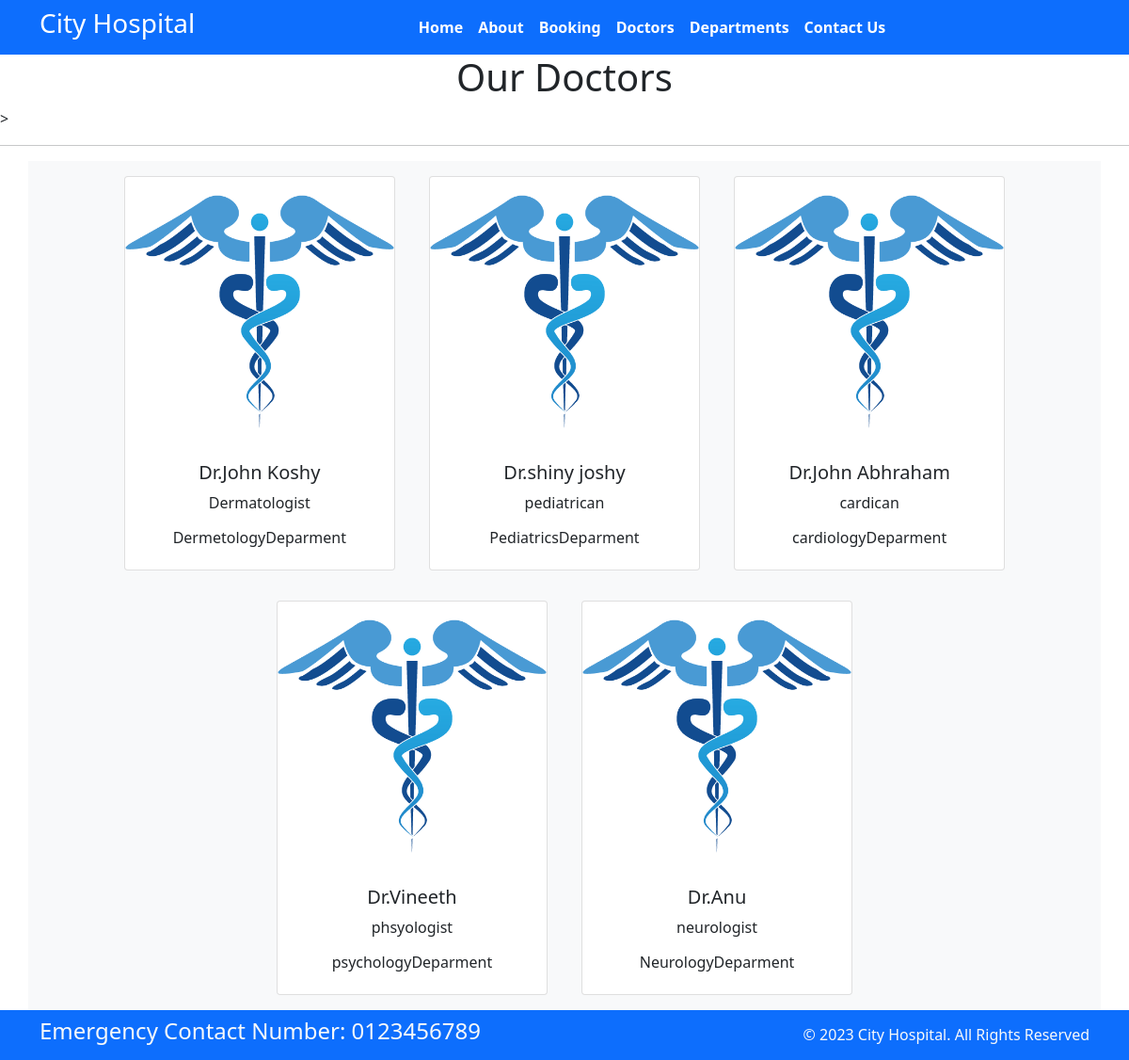
The app's page /doctors/ with its own data.
### hospitalapp/models.py (models this page shows, shortened)
class Doctors(models.Model):
    doct_name= models.CharField(max_length=200)
    doct_spec=models.CharField(max_length=200)
    dep_name=models.ForeignKey(Deparments,on_delete=models.CASCADE)
    doct_image=models.ImageField(upload_to='doctors')

class Deparments(models.Model):
    dep_name= models.CharField(max_length=100)
    dep_description=models.TextField()
    def __str__(self):
        return self.dep_name

### hospitalapp/views.py (the view)
# urls.py: path('doctors/',views.Doctorspage,name='doctors'),
def Doctorspage(request):
    dict_doc = {
        "doc":Doctors.objects.all()
    }
    return render(request,"doctors.html",dict_doc)

### templates/doctors.html (shortened to what this page needs)
{% extends 'base.html' %}
{%block content%}
<h1 class="container text-center ">Our Doctors</h1>>
<hr>
<div class="container text-center bg-light">
{% for d in doc%}
    <div class="card text-center mx-3 my-3" style="width: 18rem;display:inline-block">
  <img class="card-img-top" src="{{d.doct_image.url}}" alt="Card image cap">
  <div class="card-body">
    <h5 class="card-title">Dr.{{d.doct_name}}</h5>
    <p class="card-text">{{d.doct_spec}}</p>
      <h6>{{d.dep_name}}Deparment</h6>
  </div>
</div>
{%endfor%}
</div>
{%endblock%}

### templates/base.html (shortened to what this page needs)
{% load static %}
<!DOCTYPE html>
<html>
  <head>
    <link rel="stylesheet"
      href=" https://cdn.jsdelivr.net/npm/bootstrap@5.1.3/dist/css/bootstrap.min.css ">
    <link rel="stylesheet"
      href="https://use.fontawesome.com/releases/v5.2.0/css/all.css">
    <link rel="stylesheet"
      href="{% static '/css/style.css'%}">
  </head>
  <body>
    <nav class="navbar bg-primary navbar-expand-md ">
      <div class="container">
        <div class="col-2 text-left  pl-md-o">
          <h3 class="text-white"> City Hospital </h3>
        </div>
        <div
          class="collapse navbar-collapse justify-content-center col-md-8 navbar-collapse-3">
          <ul class="navbar-nav justify-content-center fw-bold">
            <li class="nav-item active">
              <a class="nav-link text-white" href="{% url 'home'%}">Home </a>
            </li>
            <li class="nav-item">
              <a class="nav-link text-white" href="{% url 'about'%}">About</a>
            </li>
            <li class="nav-item">
              <a class="nav-link text-white" href="{% url 'booking'%}">Booking</a>
            </li>
            <li class="nav-item">
              <a class="nav-link text-white" href="{% url 'doctors'%}">Doctors</a>
            </li>
			 <li class="nav-item">
              <a class="nav-link text-white" href="{% url 'department'%}">Departments</a>
            </li>
            <li class="nav-item">
              <a class="nav-link text-white" href="{% url 'contact'%}">Contact Us</a>
            </li>
          </ul>
        </div>
      </div>
    </nav>
{%block content%}{%endblock%}
    <section class="">
      <footer class="pt-2 pb-2  bg-primary text-light">
        <div class="container">
          <div class="row align-items-center">
            <div class="col-12 col-md-8">
              <h4>Emergency Contact Number: 0123456789</h4>
            </div>
            <div class="col-12 col-md-4 mt-4 mt-md-0 text-center text-md-end">
              © 2023 City Hospital. All Rights Reserved
            </div>
          </div>
        </div>
      </footer>
    </section>
  </body>
</html>

### records on screen
Doctors: doct_image (picture), doct_name "John Koshy", doct_spec "Dermatologist", dep_name "Dermetology"
Doctors: doct_image (picture), doct_name "shiny joshy", doct_spec "pediatrican", dep_name "Pediatrics"
Doctors: doct_image (picture), doct_name "John Abhraham", doct_spec "cardican", dep_name "cardiology"
Doctors: doct_image (picture), doct_name "Vineeth", doct_spec "phsyologist", dep_name "psychology"
Doctors: doct_image (picture), doct_name "Anu", doct_spec "neurologist", dep_name "Neurology"
